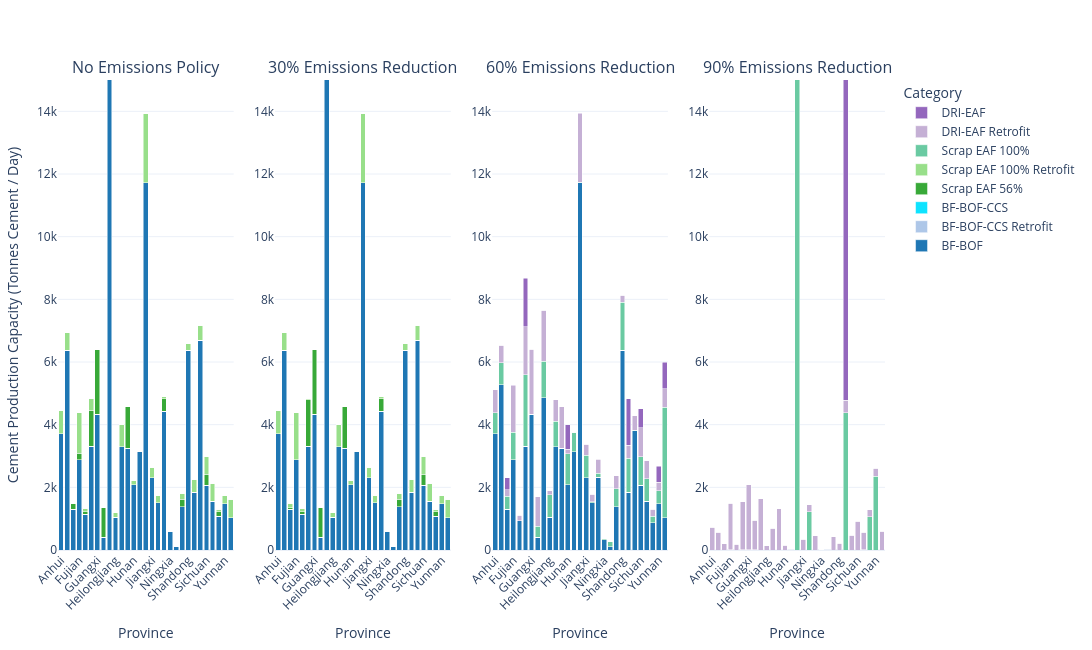

This figure's notebook cell:
### Code cell
plot_scenario_subplots(
    steel_df,
    scenario_map=scenario_map,
    name_map=tech_name_map,
    color_map=custom_color_map,
    ymax = 15000,
    xaxis_name='Province',
    yaxis_name='Cement Production Capacity (Tonnes Cement / Day)',
    width=2000
)

### Figure 1 — Plotly figure (JSON) as saved in the notebook; plotly's stock layout.template omitted (floating-point values rounded to 4 significant figures)
{"data": [{"hovertemplate": "Category=BF-BOF<br>Scenario=%{x}<br>Value=%{y}<extra></extra>", "legendgroup": "BF-BOF", "marker": {"color": "#1f77b4", "pattern": {"shape": ""}}, "name": "BF-BOF", "orientation": "v", "showlegend": true, "textposition": "auto", "type": "bar", "x": ["Anhui", "Beijing", "Chongqing", "Fujian", "Gansu", "Guangdong", "Guangxi", "Guizhou", "Hebei", "Heilongjiang", "Henan", "Hubei", "Hunan", "Innermongolia", "Jiangsu", "Jiangxi", "Jilin", "Liaoning", "Ningxia", "Qinghai", "Shaanxi", "Shandong", "Shanghai", "Shanxi", "Sichuan", "Tianjin", "Xinjiang", "Yunnan", "Zhejiang"], "xaxis": "x", "y": [3705.0, 6370.0, 1301.0, 2883.0, 1142.0, 3305.0, 4325.0, 400.0, 23970.0, 1045.0, 3302.0, 3251.0, 2078.0, 3135.0, 11730.0, 2300.0, 1506.0, 4435.0, 605.0, 103.0, 1381.0, 6370.0, 1849.0, 6700.0, 2072.0, 1558.0, 1071.0, 1478.0, 1027.0], "yaxis": "y"}, {"hovertemplate": "Category=BF-BOF-CCS Retrofit<br>Scenario=%{x}<br>Value=%{y}<extra></extra>", "legendgroup": "BF-BOF-CCS Retrofit", "marker": {"color": "#aec7e8", "pattern": {"shape": ""}}, "name": "BF-BOF-CCS Retrofit", "orientation": "v", "showlegend": true, "textposition": "auto", "type": "bar", "x": ["Anhui", "Beijing", "Chongqing", "Fujian", "Gansu", "Guangdong", "Guangxi", "Guizhou", "Hebei", "Heilongjiang", "Henan", "Hubei", "Hunan", "Innermongolia", "Jiangsu", "Jiangxi", "Jilin", "Liaoning", "Ningxia", "Qinghai", "Shaanxi", "Shandong", "Shanghai", "Shanxi", "Sichuan", "Tianjin", "Xinjiang", "Yunnan", "Zhejiang"], "xaxis": "x", "y": [1.396e-27, 1.398e-27, 1.395e-27, 1.395e-27, 1.396e-27, 1.395e-27, 1.395e-27, 1.395e-27, 1.397e-27, 1.396e-27, 1.397e-27, 1.396e-27, 1.394e-27, 1.397e-27, 1.396e-27, 1.395e-27, 1.396e-27, 1.396e-27, 1.397e-27, 1.395e-27, 1.396e-27, 1.396e-27, 1.396e-27, 1.397e-27, 1.396e-27, 1.397e-27, 1.394e-27, 1.395e-27, 1.395e-27], "yaxis": "y"}, {"hovertemplate": "Category=BF-BOF-CCS<br>Scenario=%{x}<br>Value=%{y}<extra></extra>", "legendgroup": "BF-BOF-CCS", "marker": {"color": "#0ee3ff", "pattern": {"shape": ""}}, "name": "BF-BOF-CCS", "orientation": "v", "showlegend": true, "textposition": "auto", "type": "bar", "x": ["Anhui", "Beijing", "Chongqing", "Fujian", "Gansu", "Guangdong", "Guangxi", "Guizhou", "Hebei", "Heilongjiang", "Henan", "Hubei", "Hunan", "Innermongolia", "Jiangsu", "Jiangxi", "Jilin", "Liaoning", "Ningxia", "Qinghai", "Shaanxi", "Shandong", "Shanghai", "Shanxi", "Sichuan", "Tianjin", "Xinjiang", "Yunnan", "Zhejiang"], "xaxis": "x", "y": [4.789e-28, 4.775e-28, 4.799e-28, 4.805e-28, 4.786e-28, 4.812e-28, 4.799e-28, 4.808e-28, 4.769e-28, 4.779e-28, 4.78e-28, 4.791e-28, 4.797e-28, 4.781e-28, 4.789e-28, 4.796e-28, 4.772e-28, 4.763e-28, 4.78e-28, 4.791e-28, 4.786e-28, 4.777e-28, 4.796e-28, 4.773e-28, 4.801e-28, 4.778e-28, 4.762e-28, 4.817e-28, 4.795e-28], "yaxis": "y"}, {"hovertemplate": "Category=Scrap EAF 56%<br>Scenario=%{x}<br>Value=%{y}<extra></extra>", "legendgroup": "Scrap EAF 56%", "marker": {"color": "#38a938", "pattern": {"shape": ""}}, "name": "Scrap EAF 56%", "orientation": "v", "showlegend": true, "textposition": "auto", "type": "bar", "x": ["Anhui", "Beijing", "Chongqing", "Fujian", "Gansu", "Guangdong", "Guangxi", "Guizhou", "Hebei", "Heilongjiang", "Henan", "Hubei", "Hunan", "Innermongolia", "Jiangsu", "Jiangxi", "Jilin", "Liaoning", "Ningxia", "Qinghai", "Shaanxi", "Shandong", "Shanghai", "Shanxi", "Sichuan", "Tianjin", "Xinjiang", "Yunnan", "Zhejiang"], "xaxis": "x", "y": [1.206e-24, 1.056e-24, 195.0, 205.3, 74.66, 1149.0, 2073.0, 948.0, 829.7, 7.047e-25, 7.887e-25, 1323.0, 2.656e-24, 5.333e-27, 1.08e-24, 1.259e-24, 9.044e-25, 396.4, 5.38e-27, 5.34e-27, 234.3, 1.341e-24, 5.14e-25, 3.988e-24, 342.8, 1.895e-24, 149.6, 1.942e-24, 5.353e-25], "yaxis": "y"}, {"hovertemplate": "Category=Scrap EAF 100% Retrofit<br>Scenario=%{x}<br>Value=%{y}<extra></extra>", "legendgroup": "Scrap EAF 100% Retrofit", "marker": {"color": "#98df8a", "pattern": {"shape": ""}}, "name": "Scrap EAF 100% Retrofit", "orientation": "v", "showlegend": true, "textposition": "auto", "type": "bar", "x": ["Anhui", "Beijing", "Chongqing", "Fujian", "Gansu", "Guangdong", "Guangxi", "Guizhou", "Hebei", "Heilongjiang", "Henan", "Hubei", "Hunan", "Innermongolia", "Jiangsu", "Jiangxi", "Jilin", "Liaoning", "Ningxia", "Qinghai", "Shaanxi", "Shandong", "Shanghai", "Shanxi", "Sichuan", "Tianjin", "Xinjiang", "Yunnan", "Zhejiang"], "xaxis": "x", "y": [734.0, 571.0, 6.742e-24, 1288.0, 108.3, 395.5, 5.269e-25, 8.001e-25, 799.3, 139.0, 689.0, 8.998e-24, 148.0, 0.0, 2195.0, 342.0, 228.0, 58.61, 0.0, 0.0, 193.7, 217.0, 411.0, 473.0, 576.2, 571.0, 74.37, 260.0, 594.0], "yaxis": "y"}, {"hovertemplate": "Category=Scrap EAF 100%<br>Scenario=%{x}<br>Value=%{y}<extra></extra>", "legendgroup": "Scrap EAF 100%", "marker": {"color": "#6acaa2", "pattern": {"shape": ""}}, "name": "Scrap EAF 100%", "orientation": "v", "showlegend": true, "textposition": "auto", "type": "bar", "x": ["Anhui", "Beijing", "Chongqing", "Fujian", "Gansu", "Guangdong", "Guangxi", "Guizhou", "Hebei", "Heilongjiang", "Henan", "Hubei", "Hunan", "Innermongolia", "Jiangsu", "Jiangxi", "Jilin", "Liaoning", "Ningxia", "Qinghai", "Shaanxi", "Shandong", "Shanghai", "Shanxi", "Sichuan", "Tianjin", "Xinjiang", "Yunnan", "Zhejiang"], "xaxis": "x", "y": [4.339e-27, 3.819e-27, 3.805e-27, 3.838e-27, 3.934e-27, 3.883e-27, 3.722e-27, 3.981e-27, 3.603e-27, 4.24e-27, 3.726e-27, 5.347e-27, 3.818e-27, 3.74e-27, 3.77e-27, 5.117e-27, 1.296e-26, 3.575e-27, 3.718e-27, 3.758e-27, 3.85e-27, 3.685e-27, 3.85e-27, 3.781e-27, 3.825e-27, 3.665e-27, 3.749e-27, 4.044e-27, 3.849e-27], "yaxis": "y"}, {"hovertemplate": "Category=DRI-EAF Retrofit<br>Scenario=%{x}<br>Value=%{y}<extra></extra>", "legendgroup": "DRI-EAF Retrofit", "marker": {"color": "#c5b0d5", "pattern": {"shape": ""}}, "name": "DRI-EAF Retrofit", "orientation": "v", "showlegend": true, "textposition": "auto", "type": "bar", "x": ["Anhui", "Beijing", "Chongqing", "Fujian", "Gansu", "Guangdong", "Guangxi", "Guizhou", "Hebei", "Heilongjiang", "Henan", "Hubei", "Hunan", "Innermongolia", "Jiangsu", "Jiangxi", "Jilin", "Liaoning", "Ningxia", "Qinghai", "Shaanxi", "Shandong", "Shanghai", "Shanxi", "Sichuan", "Tianjin", "Xinjiang", "Yunnan", "Zhejiang"], "xaxis": "x", "y": [1.696e-27, 1.661e-27, 1.655e-27, 2.028e-27, 1.655e-27, 1.82e-27, 2.371e-27, 1.748e-27, 2.071e-27, 1.641e-27, 1.697e-27, 1.941e-27, 1.647e-27, 0.0, 1.832e-27, 1.648e-27, 1.648e-27, 1.664e-27, 0.0, 0.0, 1.661e-27, 1.649e-27, 1.643e-27, 1.659e-27, 1.791e-27, 1.665e-27, 1.661e-27, 1.653e-27, 1.665e-27], "yaxis": "y"}, {"hovertemplate": "Category=DRI-EAF<br>Scenario=%{x}<br>Value=%{y}<extra></extra>", "legendgroup": "DRI-EAF", "marker": {"color": "#9467bd", "pattern": {"shape": ""}}, "name": "DRI-EAF", "orientation": "v", "showlegend": true, "textposition": "auto", "type": "bar", "x": ["Anhui", "Beijing", "Chongqing", "Fujian", "Gansu", "Guangdong", "Guangxi", "Guizhou", "Hebei", "Heilongjiang", "Henan", "Hubei", "Hunan", "Innermongolia", "Jiangsu", "Jiangxi", "Jilin", "Liaoning", "Ningxia", "Qinghai", "Shaanxi", "Shandong", "Shanghai", "Shanxi", "Sichuan", "Tianjin", "Xinjiang", "Yunnan", "Zhejiang"], "xaxis": "x", "y": [1.944e-26, 1.895e-26, 1.885e-26, 2.307e-26, 1.883e-26, 2.16e-26, 2.349e-26, 1.943e-26, 2.216e-26, 1.845e-26, 2.156e-26, 1.933e-26, 1.923e-26, 2.036e-26, 2.165e-26, 1.872e-26, 1.765e-26, 2.294e-26, 2.035e-26, 1.989e-26, 1.874e-26, 2.268e-26, 2.064e-26, 1.886e-26, 2.048e-26, 1.931e-26, 1.857e-26, 1.856e-26, 2.377e-26], "yaxis": "y"}, {"hovertemplate": "Category=BF-BOF<br>Scenario=%{x}<br>Value=%{y}<extra></extra>", "legendgroup": "BF-BOF", "marker": {"color": "#1f77b4", "pattern": {"shape": ""}}, "name": "BF-BOF", "orientation": "v", "showlegend": false, "textposition": "auto", "type": "bar", "x": ["Anhui", "Beijing", "Chongqing", "Fujian", "Gansu", "Guangdong", "Guangxi", "Guizhou", "Hebei", "Heilongjiang", "Henan", "Hubei", "Hunan", "Innermongolia", "Jiangsu", "Jiangxi", "Jilin", "Liaoning", "Ningxia", "Qinghai", "Shaanxi", "Shandong", "Shanghai", "Shanxi", "Sichuan", "Tianjin", "Xinjiang", "Yunnan", "Zhejiang"], "xaxis": "x2", "y": [3705.0, 6370.0, 1301.0, 2883.0, 1142.0, 3305.0, 4325.0, 400.0, 23970.0, 1045.0, 3302.0, 3251.0, 2078.0, 3135.0, 11730.0, 2300.0, 1506.0, 4435.0, 605.0, 103.0, 1381.0, 6370.0, 1849.0, 6700.0, 2072.0, 1558.0, 1071.0, 1478.0, 1027.0], "yaxis": "y2"}, {"hovertemplate": "Category=BF-BOF-CCS Retrofit<br>Scenario=%{x}<br>Value=%{y}<extra></extra>", "legendgroup": "BF-BOF-CCS Retrofit", "marker": {"color": "#aec7e8", "pattern": {"shape": ""}}, "name": "BF-BOF-CCS Retrofit", "orientation": "v", "showlegend": false, "textposition": "auto", "type": "bar", "x": ["Anhui", "Beijing", "Chongqing", "Fujian", "Gansu", "Guangdong", "Guangxi", "Guizhou", "Hebei", "Heilongjiang", "Henan", "Hubei", "Hunan", "Innermongolia", "Jiangsu", "Jiangxi", "Jilin", "Liaoning", "Ningxia", "Qinghai", "Shaanxi", "Shandong", "Shanghai", "Shanxi", "Sichuan", "Tianjin", "Xinjiang", "Yunnan", "Zhejiang"], "xaxis": "x2", "y": [5.539e-05, 5.66e-05, 5.44e-05, 5.809e-05, 5.59e-05, 5.153e-05, 5.865e-05, 5.159e-05, 5.644e-05, 5.113e-05, 5.651e-05, 5.694e-05, 5.363e-05, 5.692e-05, 5.737e-05, 5.291e-05, 5.217e-05, 5.941e-05, 5.894e-05, 5.994e-05, 5.553e-05, 5.517e-05, 5.835e-05, 5.555e-05, 5.656e-05, 5.719e-05, 5.469e-05, 5.17e-05, 5.52e-05], "yaxis": "y2"}, {"hovertemplate": "Category=BF-BOF-CCS<br>Scenario=%{x}<br>Value=%{y}<extra></extra>", "legendgroup": "BF-BOF-CCS", "marker": {"color": "#0ee3ff", "pattern": {"shape": ""}}, "name": "BF-BOF-CCS", "orientation": "v", "showlegend": false, "textposition": "auto", "type": "bar", "x": ["Anhui", "Beijing", "Chongqing", "Fujian", "Gansu", "Guangdong", "Guangxi", "Guizhou", "Hebei", "Heilongjiang", "Henan", "Hubei", "Hunan", "Innermongolia", "Jiangsu", "Jiangxi", "Jilin", "Liaoning", "Ningxia", "Qinghai", "Shaanxi", "Shandong", "Shanghai", "Shanxi", "Sichuan", "Tianjin", "Xinjiang", "Yunnan", "Zhejiang"], "xaxis": "x2", "y": [2.161e-05, 2.13e-05, 2.083e-05, 2.235e-05, 2.096e-05, 2.148e-05, 2.248e-05, 2.03e-05, 2.179e-05, 2.031e-05, 2.168e-05, 2.161e-05, 2.129e-05, 2.152e-05, 2.213e-05, 2.121e-05, 2.029e-05, 2.253e-05, 2.173e-05, 2.176e-05, 2.101e-05, 2.2e-05, 2.187e-05, 2.083e-05, 2.139e-05, 2.153e-05, 2.033e-05, 2.05e-05, 2.198e-05], "yaxis": "y2"}, {"hovertemplate": "Category=Scrap EAF 56%<br>Scenario=%{x}<br>Value=%{y}<extra></extra>", "legendgroup": "Scrap EAF 56%", "marker": {"color": "#38a938", "pattern": {"shape": ""}}, "name": "Scrap EAF 56%", "orientation": "v", "showlegend": false, "textposition": "auto", "type": "bar", "x": ["Anhui", "Beijing", "Chongqing", "Fujian", "Gansu", "Guangdong", "Guangxi", "Guizhou", "Hebei", "Heilongjiang", "Henan", "Hubei", "Hunan", "Innermongolia", "Jiangsu", "Jiangxi", "Jilin", "Liaoning", "Ningxia", "Qinghai", "Shaanxi", "Shandong", "Shanghai", "Shanxi", "Sichuan", "Tianjin", "Xinjiang", "Yunnan", "Zhejiang"], "xaxis": "x2", "y": [0.3186, 0.1915, 55.09, 1.67, 74.87, 1492.0, 2073.0, 947.9, 828.8, 0.09562, 0.1808, 1322.0, 0.1793, 0.0008433, 0.4063, 0.1919, 0.1564, 396.2, 0.0008997, 0.0008213, 233.8, 0.1373, 0.08668, 0.8345, 342.7, 0.3282, 149.6, 0.2372, 0.1071], "yaxis": "y2"}, {"hovertemplate": "Category=Scrap EAF 100% Retrofit<br>Scenario=%{x}<br>Value=%{y}<extra></extra>", "legendgroup": "Scrap EAF 100% Retrofit", "marker": {"color": "#98df8a", "pattern": {"shape": ""}}, "name": "Scrap EAF 100% Retrofit", "orientation": "v", "showlegend": false, "textposition": "auto", "type": "bar", "x": ["Anhui", "Beijing", "Chongqing", "Fujian", "Gansu", "Guangdong", "Guangxi", "Guizhou", "Hebei", "Heilongjiang", "Henan", "Hubei", "Hunan", "Innermongolia", "Jiangsu", "Jiangxi", "Jilin", "Liaoning", "Ningxia", "Qinghai", "Shaanxi", "Shandong", "Shanghai", "Shanxi", "Sichuan", "Tianjin", "Xinjiang", "Yunnan", "Zhejiang"], "xaxis": "x2", "y": [733.7, 570.8, 139.9, 1491.0, 108.1, 53.16, 0.06662, 0.08982, 800.2, 138.9, 688.8, 0.6435, 147.8, 0.0, 2195.0, 341.8, 227.8, 58.8, 0.0, 0.0, 194.2, 216.9, 410.9, 472.2, 576.3, 570.7, 74.38, 259.8, 593.9], "yaxis": "y2"}, {"hovertemplate": "Category=Scrap EAF 100%<br>Scenario=%{x}<br>Value=%{y}<extra></extra>", "legendgroup": "Scrap EAF 100%", "marker": {"color": "#6acaa2", "pattern": {"shape": ""}}, "name": "Scrap EAF 100%", "orientation": "v", "showlegend": false, "textposition": "auto", "type": "bar", "x": ["Anhui", "Beijing", "Chongqing", "Fujian", "Gansu", "Guangdong", "Guangxi", "Guizhou", "Hebei", "Heilongjiang", "Henan", "Hubei", "Hunan", "Innermongolia", "Jiangsu", "Jiangxi", "Jilin", "Liaoning", "Ningxia", "Qinghai", "Shaanxi", "Shandong", "Shanghai", "Shanxi", "Sichuan", "Tianjin", "Xinjiang", "Yunnan", "Zhejiang"], "xaxis": "x2", "y": [0.0005298, 0.001035, 0.0005874, 0.002169, 0.0005401, 0.000542, 0.0007443, 0.0005568, 0.0005097, 0.001535, 0.000518, 0.0005315, 0.000554, 0.0005199, 0.000528, 0.000552, 0.0005933, 0.001886, 0.0005965, 0.001993, 0.0005246, 0.0005156, 0.003151, 0.0005111, 0.0005391, 0.003723, 0.0004976, 0.0006162, 0.0005563], "yaxis": "y2"}, {"hovertemplate": "Category=DRI-EAF Retrofit<br>Scenario=%{x}<br>Value=%{y}<extra></extra>", "legendgroup": "DRI-EAF Retrofit", "marker": {"color": "#c5b0d5", "pattern": {"shape": ""}}, "name": "DRI-EAF Retrofit", "orientation": "v", "showlegend": false, "textposition": "auto", "type": "bar", "x": ["Anhui", "Beijing", "Chongqing", "Fujian", "Gansu", "Guangdong", "Guangxi", "Guizhou", "Hebei", "Heilongjiang", "Henan", "Hubei", "Hunan", "Innermongolia", "Jiangsu", "Jiangxi", "Jilin", "Liaoning", "Ningxia", "Qinghai", "Shaanxi", "Shandong", "Shanghai", "Shanxi", "Sichuan", "Tianjin", "Xinjiang", "Yunnan", "Zhejiang"], "xaxis": "x2", "y": [0.0004943, 0.000503, 0.0005072, 0.0005101, 0.0005031, 0.0005059, 0.0005208, 0.0005137, 0.0005073, 0.0004924, 0.0004913, 0.0005014, 0.0004948, 0.0, 0.0005653, 0.0005029, 0.0004958, 0.0005294, 0.0, 0.0, 0.0005083, 0.0005133, 0.0004877, 0.0005069, 0.0005054, 0.0004889, 0.0005071, 0.0005091, 0.0005019], "yaxis": "y2"}, {"hovertemplate": "Category=DRI-EAF<br>Scenario=%{x}<br>Value=%{y}<extra></extra>", "legendgroup": "DRI-EAF", "marker": {"color": "#9467bd", "pattern": {"shape": ""}}, "name": "DRI-EAF", "orientation": "v", "showlegend": false, "textposition": "auto", "type": "bar", "x": ["Anhui", "Beijing", "Chongqing", "Fujian", "Gansu", "Guangdong", "Guangxi", "Guizhou", "Hebei", "Heilongjiang", "Henan", "Hubei", "Hunan", "Innermongolia", "Jiangsu", "Jiangxi", "Jilin", "Liaoning", "Ningxia", "Qinghai", "Shaanxi", "Shandong", "Shanghai", "Shanxi", "Sichuan", "Tianjin", "Xinjiang", "Yunnan", "Zhejiang"], "xaxis": "x2", "y": [0.000658, 0.002782, 0.001763, 0.005493, 0.001074, 0.003467, 0.004425, 0.001327, 0.0001628, 0.008016, 0.0004606, 0.0003196, 0.0007686, 0.0008067, 0.003378, 0.0007143, 0.02025, 0.005962, 0.002202, 0.01052, 0.0004943, 0.003328, 0.003438, 0.0005909, 0.0006349, 0.004653, 0.0004773, 0.001456, 0.004131], "yaxis": "y2"}, {"hovertemplate": "Category=BF-BOF<br>Scenario=%{x}<br>Value=%{y}<extra></extra>", "legendgroup": "BF-BOF", "marker": {"color": "#1f77b4", "pattern": {"shape": ""}}, "name": "BF-BOF", "orientation": "v", "showlegend": false, "textposition": "auto", "type": "bar", "x": ["Anhui", "Beijing", "Chongqing", "Fujian", "Gansu", "Guangdong", "Guangxi", "Guizhou", "Hebei", "Heilongjiang", "Henan", "Hubei", "Hunan", "Innermongolia", "Jiangsu", "Jiangxi", "Jilin", "Liaoning", "Ningxia", "Qinghai", "Shaanxi", "Shandong", "Shanghai", "Shanxi", "Sichuan", "Tianjin", "Xinjiang", "Yunnan", "Zhejiang"], "xaxis": "x3", "y": [3705.0, 5276.0, 1301.0, 2883.0, 928.4, 3305.0, 4325.0, 400.0, 4858.0, 1045.0, 3302.0, 3251.0, 2078.0, 3135.0, 11730.0, 2300.0, 1506.0, 2322.0, 325.1, 103.0, 1381.0, 6370.0, 1849.0, 3808.0, 2072.0, 1558.0, 875.5, 1478.0, 1027.0], "yaxis": "y3"}, {"hovertemplate": "Category=BF-BOF-CCS Retrofit<br>Scenario=%{x}<br>Value=%{y}<extra></extra>", "legendgroup": "BF-BOF-CCS Retrofit", "marker": {"color": "#aec7e8", "pattern": {"shape": ""}}, "name": "BF-BOF-CCS Retrofit", "orientation": "v", "showlegend": false, "textposition": "auto", "type": "bar", "x": ["Anhui", "Beijing", "Chongqing", "Fujian", "Gansu", "Guangdong", "Guangxi", "Guizhou", "Hebei", "Heilongjiang", "Henan", "Hubei", "Hunan", "Innermongolia", "Jiangsu", "Jiangxi", "Jilin", "Liaoning", "Ningxia", "Qinghai", "Shaanxi", "Shandong", "Shanghai", "Shanxi", "Sichuan", "Tianjin", "Xinjiang", "Yunnan", "Zhejiang"], "xaxis": "x3", "y": [0.0018, 0.001808, 0.0018, 0.002003, 0.001779, 0.002056, 0.002105, 0.002337, 0.001759, 0.001866, 0.0018, 0.001759, 0.001794, 0.001783, 0.001967, 0.001766, 0.001869, 0.002089, 0.001832, 0.002553, 0.001836, 0.001997, 0.001856, 0.001771, 0.001743, 0.001877, 0.001687, 0.001832, 0.002015], "yaxis": "y3"}, {"hovertemplate": "Category=BF-BOF-CCS<br>Scenario=%{x}<br>Value=%{y}<extra></extra>", "legendgroup": "BF-BOF-CCS", "marker": {"color": "#0ee3ff", "pattern": {"shape": ""}}, "name": "BF-BOF-CCS", "orientation": "v", "showlegend": false, "textposition": "auto", "type": "bar", "x": ["Anhui", "Beijing", "Chongqing", "Fujian", "Gansu", "Guangdong", "Guangxi", "Guizhou", "Hebei", "Heilongjiang", "Henan", "Hubei", "Hunan", "Innermongolia", "Jiangsu", "Jiangxi", "Jilin", "Liaoning", "Ningxia", "Qinghai", "Shaanxi", "Shandong", "Shanghai", "Shanxi", "Sichuan", "Tianjin", "Xinjiang", "Yunnan", "Zhejiang"], "xaxis": "x3", "y": [0.0009161, 0.0009231, 0.0009006, 0.001018, 0.0008819, 0.001048, 0.001074, 0.0009209, 0.0009078, 0.0009173, 0.0009129, 0.0008924, 0.0009033, 0.0009046, 0.001016, 0.0008905, 0.0009222, 0.001066, 0.0009613, 0.0009464, 0.0009116, 0.001025, 0.0009307, 0.0009062, 0.0008746, 0.000936, 0.0008393, 0.0009123, 0.0009996], "yaxis": "y3"}, {"hovertemplate": "Category=Scrap EAF 56%<br>Scenario=%{x}<br>Value=%{y}<extra></extra>", "legendgroup": "Scrap EAF 56%", "marker": {"color": "#38a938", "pattern": {"shape": ""}}, "name": "Scrap EAF 56%", "orientation": "v", "showlegend": false, "textposition": "auto", "type": "bar", "x": ["Anhui", "Beijing", "Chongqing", "Fujian", "Gansu", "Guangdong", "Guangxi", "Guizhou", "Hebei", "Heilongjiang", "Henan", "Hubei", "Hunan", "Innermongolia", "Jiangsu", "Jiangxi", "Jilin", "Liaoning", "Ningxia", "Qinghai", "Shaanxi", "Shandong", "Shanghai", "Shanxi", "Sichuan", "Tianjin", "Xinjiang", "Yunnan", "Zhejiang"], "xaxis": "x3", "y": [0.00148, 0.001463, 0.001506, 0.001333, 0.001476, 0.001425, 0.001347, 0.001445, 0.001396, 0.001503, 0.001489, 0.001408, 0.001519, 0.000797, 0.001378, 0.001475, 0.001517, 0.001375, 0.0007976, 0.0007981, 0.00144, 0.001446, 0.001483, 0.001465, 0.001421, 0.001466, 0.001372, 0.001489, 0.001387], "yaxis": "y3"}, {"hovertemplate": "Category=Scrap EAF 100% Retrofit<br>Scenario=%{x}<br>Value=%{y}<extra></extra>", "legendgroup": "Scrap EAF 100% Retrofit", "marker": {"color": "#98df8a", "pattern": {"shape": ""}}, "name": "Scrap EAF 100% Retrofit", "orientation": "v", "showlegend": false, "textposition": "auto", "type": "bar", "x": ["Anhui", "Beijing", "Chongqing", "Fujian", "Gansu", "Guangdong", "Guangxi", "Guizhou", "Hebei", "Heilongjiang", "Henan", "Hubei", "Hunan", "Innermongolia", "Jiangsu", "Jiangxi", "Jilin", "Liaoning", "Ningxia", "Qinghai", "Shaanxi", "Shandong", "Shanghai", "Shanxi", "Sichuan", "Tianjin", "Xinjiang", "Yunnan", "Zhejiang"], "xaxis": "x3", "y": [0.0009309, 0.0009061, 0.0008125, 0.001068, 0.0008693, 0.0009753, 0.0008437, 0.0009551, 0.0008627, 0.0008611, 0.000912, 0.0009735, 0.0008014, 0.0, 0.000924, 0.0008035, 0.0008829, 0.0008734, 0.0, 0.0, 0.000883, 0.0008517, 0.0008534, 0.0008915, 0.0009488, 0.0008482, 0.0008537, 0.0008758, 0.000787], "yaxis": "y3"}, {"hovertemplate": "Category=Scrap EAF 100%<br>Scenario=%{x}<br>Value=%{y}<extra></extra>", "legendgroup": "Scrap EAF 100%", "marker": {"color": "#6acaa2", "pattern": {"shape": ""}}, "name": "Scrap EAF 100%", "orientation": "v", "showlegend": false, "textposition": "auto", "type": "bar", "x": ["Anhui", "Beijing", "Chongqing", "Fujian", "Gansu", "Guangdong", "Guangxi", "Guizhou", "Hebei", "Heilongjiang", "Henan", "Hubei", "Hunan", "Innermongolia", "Jiangsu", "Jiangxi", "Jilin", "Liaoning", "Ningxia", "Qinghai", "Shaanxi", "Shandong", "Shanghai", "Shanxi", "Sichuan", "Tianjin", "Xinjiang", "Yunnan", "Zhejiang"], "xaxis": "x3", "y": [681.0, 692.8, 419.3, 871.7, 0.3672, 2283.0, 2.592, 350.9, 1169.0, 711.9, 809.6, 4.226, 996.9, 629.9, 5.628, 729.2, 40.39, 124.1, 40.64, 160.1, 567.8, 1538.0, 1079.0, 6.783, 909.6, 723.3, 195.1, 418.8, 3522.0], "yaxis": "y3"}, {"hovertemplate": "Category=DRI-EAF Retrofit<br>Scenario=%{x}<br>Value=%{y}<extra></extra>", "legendgroup": "DRI-EAF Retrofit", "marker": {"color": "#c5b0d5", "pattern": {"shape": ""}}, "name": "DRI-EAF Retrofit", "orientation": "v", "showlegend": false, "textposition": "auto", "type": "bar", "x": ["Anhui", "Beijing", "Chongqing", "Fujian", "Gansu", "Guangdong", "Guangxi", "Guizhou", "Hebei", "Heilongjiang", "Henan", "Hubei", "Hunan", "Innermongolia", "Jiangsu", "Jiangxi", "Jilin", "Liaoning", "Ningxia", "Qinghai", "Shaanxi", "Shandong", "Shanghai", "Shanxi", "Sichuan", "Tianjin", "Xinjiang", "Yunnan", "Zhejiang"], "xaxis": "x3", "y": [734.0, 571.0, 195.0, 1493.0, 183.0, 1545.0, 2073.0, 948.0, 1629.0, 139.0, 689.0, 1323.0, 148.0, 0.0, 2195.0, 342.0, 228.0, 455.0, 0.0, 0.0, 428.0, 217.0, 411.0, 473.0, 919.0, 571.0, 224.0, 260.0, 594.0], "yaxis": "y3"}, {"hovertemplate": "Category=DRI-EAF<br>Scenario=%{x}<br>Value=%{y}<extra></extra>", "legendgroup": "DRI-EAF", "marker": {"color": "#9467bd", "pattern": {"shape": ""}}, "name": "DRI-EAF", "orientation": "v", "showlegend": false, "textposition": "auto", "type": "bar", "x": ["Anhui", "Beijing", "Chongqing", "Fujian", "Gansu", "Guangdong", "Guangxi", "Guizhou", "Hebei", "Heilongjiang", "Henan", "Hubei", "Hunan", "Innermongolia", "Jiangsu", "Jiangxi", "Jilin", "Liaoning", "Ningxia", "Qinghai", "Shaanxi", "Shandong", "Shanghai", "Shanxi", "Sichuan", "Tianjin", "Xinjiang", "Yunnan", "Zhejiang"], "xaxis": "x3", "y": [0.928, 0.05421, 394.4, 4.534, 0.05214, 1542.0, 1.916, 0.1544, 2.507, 0.3121, 0.3254, 0.4118, 777.6, 0.275, 12.14, 5.177, 0.09974, 3.482, 0.06666, 0.1688, 0.2988, 8.026, 1482.0, 0.04686, 612.9, 2.261, 0.05101, 515.6, 846.1], "yaxis": "y3"}, {"hovertemplate": "Category=BF-BOF<br>Scenario=%{x}<br>Value=%{y}<extra></extra>", "legendgroup": "BF-BOF", "marker": {"color": "#1f77b4", "pattern": {"shape": ""}}, "name": "BF-BOF", "orientation": "v", "showlegend": false, "textposition": "auto", "type": "bar", "x": ["Anhui", "Beijing", "Chongqing", "Fujian", "Gansu", "Guangdong", "Guangxi", "Guizhou", "Hebei", "Heilongjiang", "Henan", "Hubei", "Hunan", "Innermongolia", "Jiangsu", "Jiangxi", "Jilin", "Liaoning", "Ningxia", "Qinghai", "Shaanxi", "Shandong", "Shanghai", "Shanxi", "Sichuan", "Tianjin", "Xinjiang", "Yunnan", "Zhejiang"], "xaxis": "x4", "y": [0.000152, 0.0001519, 0.0001529, 0.0001524, 0.0001531, 0.0001523, 0.0001523, 0.0001545, 0.0001549, 0.0001533, 0.0001521, 0.0001521, 0.0001524, 0.0001524, 0.0001523, 0.0001524, 0.0001531, 0.0001518, 0.0001541, 0.0001561, 0.0001528, 0.0001518, 0.0001528, 0.0001519, 0.0001527, 0.0001527, 0.0001531, 0.000153, 0.0001531], "yaxis": "y4"}, {"hovertemplate": "Category=BF-BOF-CCS Retrofit<br>Scenario=%{x}<br>Value=%{y}<extra></extra>", "legendgroup": "BF-BOF-CCS Retrofit", "marker": {"color": "#aec7e8", "pattern": {"shape": ""}}, "name": "BF-BOF-CCS Retrofit", "orientation": "v", "showlegend": false, "textposition": "auto", "type": "bar", "x": ["Anhui", "Beijing", "Chongqing", "Fujian", "Gansu", "Guangdong", "Guangxi", "Guizhou", "Hebei", "Heilongjiang", "Henan", "Hubei", "Hunan", "Innermongolia", "Jiangsu", "Jiangxi", "Jilin", "Liaoning", "Ningxia", "Qinghai", "Shaanxi", "Shandong", "Shanghai", "Shanxi", "Sichuan", "Tianjin", "Xinjiang", "Yunnan", "Zhejiang"], "xaxis": "x4", "y": [2.035e-05, 2.031e-05, 2.035e-05, 2.041e-05, 2.034e-05, 2.042e-05, 2.044e-05, 2.041e-05, 2.037e-05, 2.036e-05, 2.036e-05, 2.034e-05, 2.035e-05, 2.035e-05, 2.044e-05, 2.034e-05, 2.037e-05, 2.045e-05, 2.034e-05, 2.041e-05, 2.036e-05, 2.041e-05, 2.013e-05, 2.036e-05, 2.034e-05, 2.025e-05, 2.035e-05, 2.035e-05, 2.04e-05], "yaxis": "y4"}, {"hovertemplate": "Category=BF-BOF-CCS<br>Scenario=%{x}<br>Value=%{y}<extra></extra>", "legendgroup": "BF-BOF-CCS", "marker": {"color": "#0ee3ff", "pattern": {"shape": ""}}, "name": "BF-BOF-CCS", "orientation": "v", "showlegend": false, "textposition": "auto", "type": "bar", "x": ["Anhui", "Beijing", "Chongqing", "Fujian", "Gansu", "Guangdong", "Guangxi", "Guizhou", "Hebei", "Heilongjiang", "Henan", "Hubei", "Hunan", "Innermongolia", "Jiangsu", "Jiangxi", "Jilin", "Liaoning", "Ningxia", "Qinghai", "Shaanxi", "Shandong", "Shanghai", "Shanxi", "Sichuan", "Tianjin", "Xinjiang", "Yunnan", "Zhejiang"], "xaxis": "x4", "y": [1.923e-05, 1.919e-05, 1.923e-05, 1.93e-05, 1.921e-05, 1.931e-05, 1.933e-05, 1.924e-05, 1.924e-05, 1.923e-05, 1.924e-05, 1.922e-05, 1.923e-05, 1.923e-05, 1.931e-05, 1.922e-05, 1.925e-05, 1.934e-05, 1.92e-05, 1.92e-05, 1.923e-05, 1.93e-05, 1.903e-05, 1.923e-05, 1.921e-05, 1.914e-05, 1.922e-05, 1.923e-05, 1.928e-05], "yaxis": "y4"}, {"hovertemplate": "Category=Scrap EAF 56%<br>Scenario=%{x}<br>Value=%{y}<extra></extra>", "legendgroup": "Scrap EAF 56%", "marker": {"color": "#38a938", "pattern": {"shape": ""}}, "name": "Scrap EAF 56%", "orientation": "v", "showlegend": false, "textposition": "auto", "type": "bar", "x": ["Anhui", "Beijing", "Chongqing", "Fujian", "Gansu", "Guangdong", "Guangxi", "Guizhou", "Hebei", "Heilongjiang", "Henan", "Hubei", "Hunan", "Innermongolia", "Jiangsu", "Jiangxi", "Jilin", "Liaoning", "Ningxia", "Qinghai", "Shaanxi", "Shandong", "Shanghai", "Shanxi", "Sichuan", "Tianjin", "Xinjiang", "Yunnan", "Zhejiang"], "xaxis": "x4", "y": [0.0004736, 0.0004678, 0.0004058, 0.0003884, 0.0004269, 0.0004182, 0.0003991, 0.0004268, 0.0005557, 0.0004351, 0.0004707, 0.0004547, 0.0004561, 0.0002729, 0.0003867, 0.0004109, 0.0004221, 0.0004097, 0.0002756, 0.0002747, 0.0004218, 0.0004133, 0.0004829, 0.0004343, 0.0004242, 0.0005021, 0.0004128, 0.0004193, 0.0004093], "yaxis": "y4"}, {"hovertemplate": "Category=Scrap EAF 100% Retrofit<br>Scenario=%{x}<br>Value=%{y}<extra></extra>", "legendgroup": "Scrap EAF 100% Retrofit", "marker": {"color": "#98df8a", "pattern": {"shape": ""}}, "name": "Scrap EAF 100% Retrofit", "orientation": "v", "showlegend": false, "textposition": "auto", "type": "bar", "x": ["Anhui", "Beijing", "Chongqing", "Fujian", "Gansu", "Guangdong", "Guangxi", "Guizhou", "Hebei", "Heilongjiang", "Henan", "Hubei", "Hunan", "Innermongolia", "Jiangsu", "Jiangxi", "Jilin", "Liaoning", "Ningxia", "Qinghai", "Shaanxi", "Shandong", "Shanghai", "Shanxi", "Sichuan", "Tianjin", "Xinjiang", "Yunnan", "Zhejiang"], "xaxis": "x4", "y": [0.005095, 0.005588, 0.005805, 0.004555, 0.006033, 0.005515, 0.005869, 0.005607, 0.005995, 0.005619, 0.00515, 0.005578, 0.005512, 0.0, 0.004909, 0.005134, 0.005382, 0.006152, 0.0, 0.0, 0.00606, 0.005904, 0.004815, 0.005894, 0.005876, 0.005793, 0.005308, 0.005533, 0.005451], "yaxis": "y4"}, {"hovertemplate": "Category=Scrap EAF 100%<br>Scenario=%{x}<br>Value=%{y}<extra></extra>", "legendgroup": "Scrap EAF 100%", "marker": {"color": "#6acaa2", "pattern": {"shape": ""}}, "name": "Scrap EAF 100%", "orientation": "v", "showlegend": false, "textposition": "auto", "type": "bar", "x": ["Anhui", "Beijing", "Chongqing", "Fujian", "Gansu", "Guangdong", "Guangxi", "Guizhou", "Hebei", "Heilongjiang", "Henan", "Hubei", "Hunan", "Innermongolia", "Jiangsu", "Jiangxi", "Jilin", "Liaoning", "Ningxia", "Qinghai", "Shaanxi", "Shandong", "Shanghai", "Shanxi", "Sichuan", "Tianjin", "Xinjiang", "Yunnan", "Zhejiang"], "xaxis": "x4", "y": [0.02307, 0.02052, 0.02939, 1.178, 0.04452, 0.2928, 14.02, 0.1624, 0.02498, 0.08088, 0.01869, 0.01498, 0.01912, 0.03943, 21880.0, 0.01876, 1219.0, 0.02199, 0.2063, 0.06015, 0.02886, 0.02052, 4374.0, 0.02611, 0.06964, 0.2485, 1060.0, 2352.0, 0.0427], "yaxis": "y4"}, {"hovertemplate": "Category=DRI-EAF Retrofit<br>Scenario=%{x}<br>Value=%{y}<extra></extra>", "legendgroup": "DRI-EAF Retrofit", "marker": {"color": "#c5b0d5", "pattern": {"shape": ""}}, "name": "DRI-EAF Retrofit", "orientation": "v", "showlegend": false, "textposition": "auto", "type": "bar", "x": ["Anhui", "Beijing", "Chongqing", "Fujian", "Gansu", "Guangdong", "Guangxi", "Guizhou", "Hebei", "Heilongjiang", "Henan", "Hubei", "Hunan", "Innermongolia", "Jiangsu", "Jiangxi", "Jilin", "Liaoning", "Ningxia", "Qinghai", "Shaanxi", "Shandong", "Shanghai", "Shanxi", "Sichuan", "Tianjin", "Xinjiang", "Yunnan", "Zhejiang"], "xaxis": "x4", "y": [734.0, 571.0, 195.0, 1493.0, 183.0, 1545.0, 2073.0, 948.0, 1629.0, 139.0, 689.0, 1323.0, 148.0, 0.0, 2195.0, 342.0, 228.0, 455.0, 0.0, 0.0, 428.0, 217.0, 411.0, 473.0, 919.0, 571.0, 224.0, 260.0, 594.0], "yaxis": "y4"}, {"hovertemplate": "Category=DRI-EAF<br>Scenario=%{x}<br>Value=%{y}<extra></extra>", "legendgroup": "DRI-EAF", "marker": {"color": "#9467bd", "pattern": {"shape": ""}}, "name": "DRI-EAF", "orientation": "v", "showlegend": false, "textposition": "auto", "type": "bar", "x": ["Anhui", "Beijing", "Chongqing", "Fujian", "Gansu", "Guangdong", "Guangxi", "Guizhou", "Hebei", "Heilongjiang", "Henan", "Hubei", "Hunan", "Innermongolia", "Jiangsu", "Jiangxi", "Jilin", "Liaoning", "Ningxia", "Qinghai", "Shaanxi", "Shandong", "Shanghai", "Shanxi", "Sichuan", "Tianjin", "Xinjiang", "Yunnan", "Zhejiang"], "xaxis": "x4", "y": [0.02158, 0.02974, 0.0169, 2.442, 0.02704, 0.6763, 0.4235, 0.1336, 0.5687, 0.1465, 0.01973, 0.01145, 0.01391, 0.02748, 38960.0, 0.01484, 0.2849, 0.4444, 0.05248, 0.02521, 0.05846, 0.6432, 34520.0, 0.06928, 0.3182, 0.2746, 0.2063, 2.208, 1.524], "yaxis": "y4"}], "layout": {"annotations": [{"font": {"size": 16}, "showarrow": false, "text": "No Emissions Policy", "x": 0.1062, "xanchor": "center", "xref": "paper", "y": 1, "yanchor": "bottom", "yref": "paper"}, {"font": {"size": 16}, "showarrow": false, "text": "30% Emissions Reduction", "x": 0.3688, "xanchor": "center", "xref": "paper", "y": 1, "yanchor": "bottom", "yref": "paper"}, {"font": {"size": 16}, "showarrow": false, "text": "60% Emissions Reduction", "x": 0.6313, "xanchor": "center", "xref": "paper", "y": 1, "yanchor": "bottom", "yref": "paper"}, {"font": {"size": 16}, "showarrow": false, "text": "90% Emissions Reduction", "x": 0.8938, "xanchor": "center", "xref": "paper", "y": 1, "yanchor": "bottom", "yref": "paper"}], "barmode": "stack", "height": 650, "legend": {"title": {"text": "Category"}, "traceorder": "reversed"}, "margin": {"b": 80, "l": 40, "r": 40, "t": 80}, "width": 2000, "xaxis": {"anchor": "y", "domain": [0, 0.2125], "tickangle": -45, "title": {"text": "Province"}}, "xaxis2": {"anchor": "y2", "domain": [0.2625, 0.475], "tickangle": -45, "title": {"text": "Province"}}, "xaxis3": {"anchor": "y3", "domain": [0.525, 0.7375], "tickangle": -45, "title": {"text": "Province"}}, "xaxis4": {"anchor": "y4", "domain": [0.7875, 1], "tickangle": -45, "title": {"text": "Province"}}, "yaxis": {"anchor": "x", "domain": [0, 1], "range": [0, 15000], "title": {"text": "Cement Production Capacity (Tonnes Cement / Day)"}}, "yaxis2": {"anchor": "x2", "domain": [0, 1], "range": [0, 15000]}, "yaxis3": {"anchor": "x3", "domain": [0, 1], "range": [0, 15000]}, "yaxis4": {"anchor": "x4", "domain": [0, 1], "range": [0, 15000]}}}
